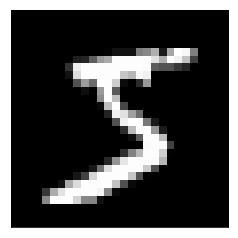
#> input picture images/1.png, 238 x 238 px; its folder holds only this picture in this run
$ jupyter execute --allow-errors main.ipynb
#> lines starting #> are read from the running program, lines starting #| are printed output that depends on the picture
#> further down, test_img is the input picture: PIL image 238x238 RGBA; mean R, G, B, A 29.5, 29.5, 29.5, 213.7
#> `test_img_converted = test_img.convert('L')`:
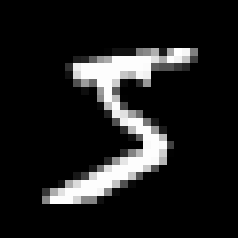
#> test_img_converted: PIL image 238x238 L; min 0, max 255, mean 29.5
#> `test_img_resized = test_img_converted.resize((28,28))`:
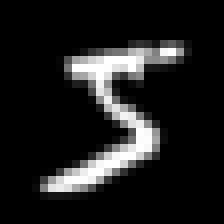
#> test_img_resized: PIL image 28x28 L (shown 8 times larger); min 0, max 255, mean 29.7
[cell 1]
import numpy as np
import PIL
import matplotlib.pyplot as plt

[cell 2]
# [9 lines left out: function initialize_parameters_deep, not called in this run]

[cell 3]
def relu(x):
    x = np.maximum(0,x)
    return x

[cell 4]
# [4 lines left out: function relu_prime, not called in this run]

[cell 5]
def softmax(x):
    ans = np.exp(x)/np.sum(np.exp(x),axis=0)
    return ans

[cell 6]
# [4 lines left out: function linear_forward, not called in this run]

[cell 7]
# [10 lines left out: function deep_layer, not called in this run]

[cell 8]
# [11 lines left out: function forward_pass, not called in this run]

[cell 9]
# [6 lines left out: function compute_cost, not called in this run]

[cell 10]
# [7 lines left out: function linear_backward, not called in this run]

[cell 11]
# [9 lines left out: function backward_activation, not called in this run]

[cell 12]
# [15 lines left out: function backward_pass, not called in this run]

[cell 13]
# [6 lines left out: function update_parameters, not called in this run]

[cell 14]
# [40 lines left out: function mini_batch_gradient_descent, not called in this run]

[cell 15]
# [10 lines left out: function one_hot, not called in this run]

[cell 16]
from sklearn.datasets import fetch_openml
#> (the rest of this cell did not finish here and is left out)

#> (a cell that did not finish here is left out)

#> (a cell that did not finish here is left out)

#> (a cell that did not finish here is left out)

#> (a cell that did not finish here is left out)

[cell 21]
correct = 0
incorrect=[]

#> (the rest of this cell did not finish here and is left out)

[cell 22]
import PIL.ImageOps
def invert_image(test_img):
    I = np.asarray(test_img)
    zero_pixels=0
    for i in range(I.shape[0]):
        for j in range(I.shape[1]):
            if I[i,i] == 0:
                zero_pixels+=1
#> after the loop, zero_pixels = 420
    non_zero_pixels = 784-zero_pixels
#> non_zero_pixels = 364
    if non_zero_pixels > zero_pixels:
        inverted_image = PIL.ImageOps.invert(test_img)
        return inverted_image
    else:
        return test_img

[cell 23]
# Try with your own image
from PIL import Image

#> (the rest of this cell did not finish here and is left out)
